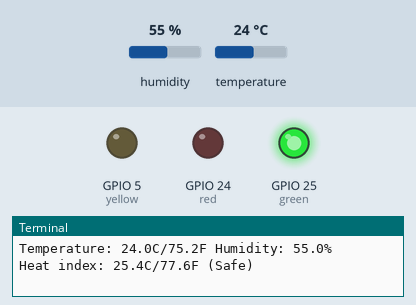
Simulated run of this program. Board: Raspberry Pi (BCM pin numbers). On the bench: output pins drawn as LEDs (lit = HIGH), the last lines printed to the terminal. The inputs (shaded band) are chosen by the test bench; at power-on: temperature 24 °C, humidity 55 %.

Above: at 1.2 s.
1.3 s: temperature set to 18.4 °C
4.7 s: temperature set to 17.6 °C
At 6.3 s:
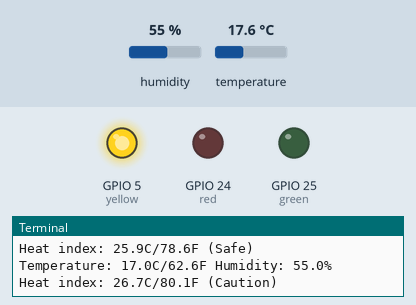
8.1 s: temperature set to 41 °C
At 10.6 s:
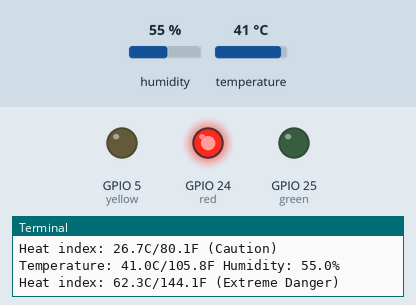
15.1 s: temperature set to 39.6 °C
18.6 s: temperature set to 38.2 °C
At 20.0 s:
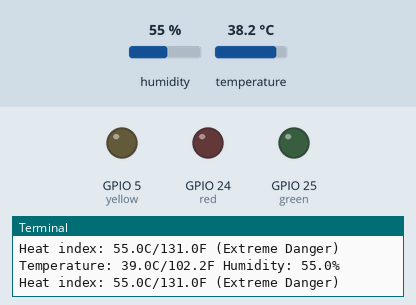
24.7 s: temperature set to 35.4 °C
28.1 s: temperature set to 34.4 °C
At 31.2 s:
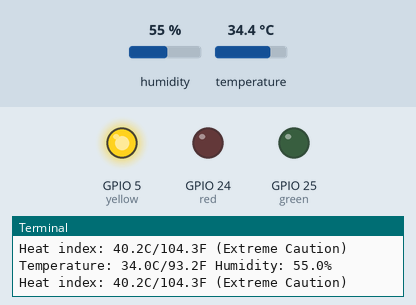
Timing chart, 0 to 34.3 s (numbered marks = the images above; inputs shaded):
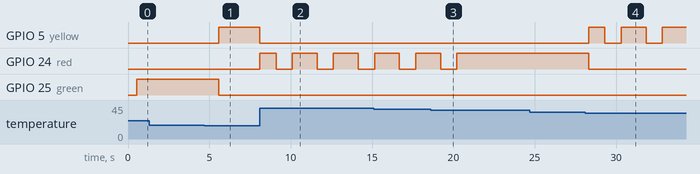

The program:

heatindex.py
```python
#!/usr/bin/python3
#
# Read temperature and humidity from a DHT11 or DHT22
# temperature/humidity sensor.
# Calculate the Heat Index.
# Indicate the Heat Level range using the three LEDs.
#
# Heat Levels
#
# Level            Range (F) LEDs
# ---------------  --------  ------------
# Safe             <80       Green
# Caution          80-90     Yellow
# Extreme Caution  90-105    Yellow flashing
# Danger           105-130   Red
# Extreme Danger   130+      Red flashing
#
# Jeff Tranter <tranter@pobox.com>

import Adafruit_DHT
from gpiozero import LED
from time import sleep

# Sensor type: DHT22 or DHT11
sensor = 11

# LED pins
red = LED(24)
green = LED(25)
yellow = LED(5)

# Sensor GPIO pin
pin = 26

# Constants for Heat Index calculation
c1 = -42.379
c2 = 2.04901523
c3 = 10.14333127
c4 = -0.22475541
c5 = -6.83783e-3
c6 = -5.481717e-2
c7 = 1.22874e-3
c8 = 8.5282e-4
c9 = -1.99e-6


# Convert temperature in C to F
def c_to_f(c):
    return c * 9.0/5.0 + 32.0


# Convert temperature in F to C
def f_to_c(f):
    return (f - 32.0) * 5.0/9.0


# Calculate heat index given temperature (F) and relative humidity.
# See https://en.wikipedia.org/wiki/Heat_index
def heat_index(t, r):
    return c1 + c2*t + c3*r + c4*t*r + c5*t*t + c6*r*r + c7*t*t*r + c8*t*r*r + c9*t*t*r*r


# Return the heat level range given the heat index in degrees F.
# Also turn the appropriate LEDs on.
def heat_level(t):
    if t < 80:
        green.on(); yellow.off(); red.off()
        return "Safe"
    elif t < 90:
        green.off(); yellow.on(); red.off()
        return "Caution"
    elif t < 105:
        green.off(); yellow.blink(); red.off()
        return "Extreme Caution"
    elif t < 130:
        green.off(); yellow.off(); red.on()
        return "Danger"
    else:
        green.off(); yellow.off(); red.blink()
        return "Extreme Danger"


while True:
    humidity, ctemp = Adafruit_DHT.read_retry(sensor, pin)
    if humidity is not None and ctemp is not None:
        ftemp = c_to_f(ctemp)
        print('Temperature: {0:0.1f}C/{1:0.1f}F Humidity: {2:0.1f}%'.format(ctemp, ftemp, humidity))
        hi = heat_index(ftemp, humidity)
        print('Heat index: {0:0.1f}C/{1:0.1f}F ({2})'.format(f_to_c(hi), hi, heat_level(hi)))
    else:
        print('Failed to get reading.')
    sleep(2)
```

Measured:
- the behaviour switches between 18 and 17.9 °C on temperature (found by bisection; images 0 and 1)
- the behaviour switches between 39 and 38.9 °C on temperature (found by bisection; images 2 and 3)
- the behaviour switches between 35 and 34.9 °C on temperature (found by bisection; images 3 and 4)
- after the input at 4.7 s, GPIO 5 (yellow): LOW → HIGH after 0.88 s; GPIO 25 (green): HIGH → LOW after 0.88 s
- after the input at 8.1 s, GPIO 5 (yellow): HIGH → LOW at once; GPIO 24 (red): LOW → HIGH at once, then repeats every 2.5 s: LOW 1.0 s, HIGH 1.5 s
- after the input at 18.6 s, GPIO 24 (red): goes on until 20.2 s, then stays HIGH
- after the input at 28.1 s, GPIO 5 (yellow): goes HIGH 1.0 s, LOW 1.0 s, HIGH 1.5 s, LOW 1.0 s, then HIGH, starting after 0.22 s; GPIO 24 (red): HIGH → LOW after 0.22 s
